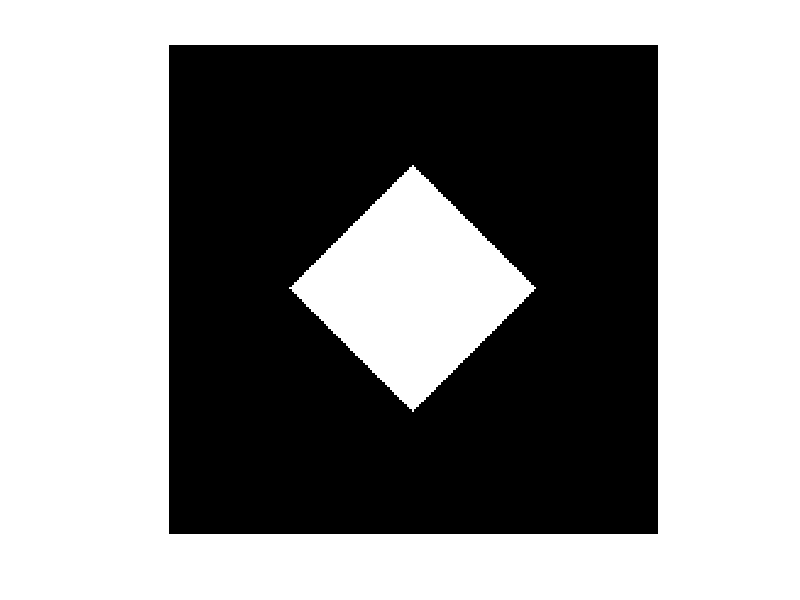

This chart was generated by the following MATLAB code:
diamond = zeros(200,200);
cx = 100;
cy = 100;
radius = 50;

for i=1:200
    for j=1:200
        if abs(cx-i) + abs(cy-j) <= radius
            diamond(i,j) = 255;
        end
    end
end
imshow(diamond)
    

